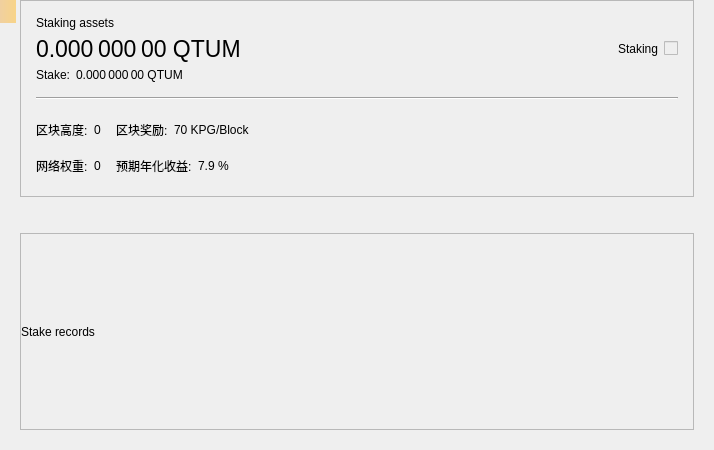
<?xml version="1.0" encoding="UTF-8"?>
<ui version="4.0">
 <class>StakePage</class>
 <widget class="QWidget" name="StakePage">
  <property name="geometry">
   <rect>
    <x>0</x>
    <y>0</y>
    <width>714</width>
    <height>450</height>
   </rect>
  </property>
  <property name="windowTitle">
   <string>Form</string>
  </property>
  <layout class="QVBoxLayout" name="verticalLayout_3">
   <property name="leftMargin">
    <number>20</number>
   </property>
   <property name="topMargin">
    <number>0</number>
   </property>
   <property name="rightMargin">
    <number>20</number>
   </property>
   <property name="bottomMargin">
    <number>20</number>
   </property>
   <item>
    <widget class="QFrame" name="frameStakeInfo">
     <property name="frameShape">
      <enum>QFrame::StyledPanel</enum>
     </property>
     <property name="frameShadow">
      <enum>QFrame::Raised</enum>
     </property>
     <layout class="QVBoxLayout" name="verticalLayout">
      <property name="spacing">
       <number>15</number>
      </property>
      <property name="leftMargin">
       <number>15</number>
      </property>
      <property name="topMargin">
       <number>15</number>
      </property>
      <property name="rightMargin">
       <number>15</number>
      </property>
      <property name="bottomMargin">
       <number>15</number>
      </property>
      <item>
       <layout class="QGridLayout" name="gridLayout_2">
        <property name="spacing">
         <number>6</number>
        </property>
        <item row="1" column="0">
         <widget class="QLabel" name="labelAssets">
          <property name="font">
           <font>
            <pointsize>17</pointsize>
           </font>
          </property>
          <property name="cursor">
           <cursorShape>IBeamCursor</cursorShape>
          </property>
          <property name="toolTip">
           <string>Your current spendable balance</string>
          </property>
          <property name="text">
           <string notr="true">0.000 000 00 QTUM</string>
          </property>
          <property name="alignment">
           <set>Qt::AlignLeading|Qt::AlignLeft|Qt::AlignVCenter</set>
          </property>
          <property name="textInteractionFlags">
           <set>Qt::LinksAccessibleByMouse|Qt::TextSelectableByMouse</set>
          </property>
         </widget>
        </item>
        <item row="0" column="0">
         <widget class="QLabel" name="labelAssetsText">
          <property name="text">
           <string>Staking assets</string>
          </property>
          <property name="alignment">
           <set>Qt::AlignLeading|Qt::AlignLeft|Qt::AlignVCenter</set>
          </property>
         </widget>
        </item>
        <item row="1" column="2">
         <spacer name="horizontalSpacer_2">
          <property name="orientation">
           <enum>Qt::Horizontal</enum>
          </property>
          <property name="sizeHint" stdset="0">
           <size>
            <width>40</width>
            <height>20</height>
           </size>
          </property>
         </spacer>
        </item>
        <item row="4" column="0">
         <layout class="QHBoxLayout" name="horizontalLayout_5">
          <property name="spacing">
           <number>6</number>
          </property>
          <item>
           <widget class="QLabel" name="labelStakeText">
            <property name="sizePolicy">
             <sizepolicy hsizetype="Maximum" vsizetype="Preferred">
              <horstretch>0</horstretch>
              <verstretch>0</verstretch>
             </sizepolicy>
            </property>
            <property name="text">
             <string>Stake:</string>
            </property>
            <property name="alignment">
             <set>Qt::AlignLeading|Qt::AlignLeft|Qt::AlignVCenter</set>
            </property>
           </widget>
          </item>
          <item>
           <widget class="QLabel" name="labelStake">
            <property name="text">
             <string>0.000 000 00 QTUM</string>
            </property>
            <property name="alignment">
             <set>Qt::AlignLeading|Qt::AlignLeft|Qt::AlignVCenter</set>
            </property>
            <property name="textInteractionFlags">
             <set>Qt::LinksAccessibleByMouse|Qt::TextSelectableByMouse</set>
            </property>
           </widget>
          </item>
          <item>
           <spacer name="horizontalSpacer_3">
            <property name="orientation">
             <enum>Qt::Horizontal</enum>
            </property>
            <property name="sizeType">
             <enum>QSizePolicy::Minimum</enum>
            </property>
            <property name="sizeHint" stdset="0">
             <size>
              <width>0</width>
              <height>0</height>
             </size>
            </property>
           </spacer>
          </item>
         </layout>
        </item>
        <item row="1" column="4">
         <widget class="QLabel" name="labelStaking">
          <property name="text">
           <string>Staking</string>
          </property>
         </widget>
        </item>
        <item row="1" column="5">
         <widget class="QSwitchControl" name="checkStake">
          <property name="enabled">
           <bool>false</bool>
          </property>
         </widget>
        </item>
       </layout>
      </item>
      <item>
       <widget class="Line" name="hLine">
        <property name="orientation">
         <enum>Qt::Horizontal</enum>
        </property>
       </widget>
      </item>
      <item>
       <layout class="QGridLayout" name="gridLayout">
        <property name="verticalSpacing">
         <number>6</number>
        </property>
        <item row="0" column="0">
         <layout class="QHBoxLayout" name="horizontalLayout">
          <property name="spacing">
           <number>6</number>
          </property>
          <item>
           <widget class="QLabel" name="labelHeightText">
            <property name="sizePolicy">
             <sizepolicy hsizetype="Maximum" vsizetype="Preferred">
              <horstretch>0</horstretch>
              <verstretch>0</verstretch>
             </sizepolicy>
            </property>
            <property name="text">
             <string>区块高度:</string>
            </property>
            <property name="alignment">
             <set>Qt::AlignLeading|Qt::AlignLeft|Qt::AlignVCenter</set>
            </property>
           </widget>
          </item>
          <item>
           <widget class="QLabel" name="labelHeight">
            <property name="text">
             <string>0</string>
            </property>
            <property name="alignment">
             <set>Qt::AlignLeading|Qt::AlignLeft|Qt::AlignVCenter</set>
            </property>
            <property name="textInteractionFlags">
             <set>Qt::LinksAccessibleByMouse|Qt::TextSelectableByMouse</set>
            </property>
           </widget>
          </item>
          <item>
           <spacer name="horizontalSpacer_4">
            <property name="orientation">
             <enum>Qt::Horizontal</enum>
            </property>
            <property name="sizeType">
             <enum>QSizePolicy::Minimum</enum>
            </property>
            <property name="sizeHint" stdset="0">
             <size>
              <width>0</width>
              <height>0</height>
             </size>
            </property>
           </spacer>
          </item>
         </layout>
        </item>
        <item row="0" column="1">
         <layout class="QHBoxLayout" name="horizontalLayout_3">
          <property name="spacing">
           <number>6</number>
          </property>
          <item>
           <widget class="QLabel" name="labelRewardText">
            <property name="sizePolicy">
             <sizepolicy hsizetype="Maximum" vsizetype="Preferred">
              <horstretch>0</horstretch>
              <verstretch>0</verstretch>
             </sizepolicy>
            </property>
            <property name="text">
             <string>区块奖励:</string>
            </property>
            <property name="alignment">
             <set>Qt::AlignLeading|Qt::AlignLeft|Qt::AlignVCenter</set>
            </property>
           </widget>
          </item>
          <item>
           <widget class="QLabel" name="labelReward">
            <property name="text">
             <string>70 KPG/Block</string>
            </property>
            <property name="alignment">
             <set>Qt::AlignLeading|Qt::AlignLeft|Qt::AlignVCenter</set>
            </property>
            <property name="textInteractionFlags">
             <set>Qt::LinksAccessibleByMouse|Qt::TextSelectableByMouse</set>
            </property>
           </widget>
          </item>
          <item>
           <spacer name="horizontalSpacer_6">
            <property name="orientation">
             <enum>Qt::Horizontal</enum>
            </property>
            <property name="sizeType">
             <enum>QSizePolicy::Minimum</enum>
            </property>
            <property name="sizeHint" stdset="0">
             <size>
              <width>0</width>
              <height>0</height>
             </size>
            </property>
           </spacer>
          </item>
         </layout>
        </item>
        <item row="0" column="2" rowspan="2">
         <spacer name="horizontalSpacer">
          <property name="orientation">
           <enum>Qt::Horizontal</enum>
          </property>
          <property name="sizeHint" stdset="0">
           <size>
            <width>40</width>
            <height>20</height>
           </size>
          </property>
         </spacer>
        </item>
        <item row="1" column="0">
         <layout class="QHBoxLayout" name="horizontalLayout_2">
          <property name="spacing">
           <number>6</number>
          </property>
          <item>
           <widget class="QLabel" name="labelWeightText">
            <property name="sizePolicy">
             <sizepolicy hsizetype="Maximum" vsizetype="Preferred">
              <horstretch>0</horstretch>
              <verstretch>0</verstretch>
             </sizepolicy>
            </property>
            <property name="text">
             <string>网络权重:</string>
            </property>
            <property name="alignment">
             <set>Qt::AlignLeading|Qt::AlignLeft|Qt::AlignVCenter</set>
            </property>
           </widget>
          </item>
          <item>
           <widget class="QLabel" name="labelWeight">
            <property name="text">
             <string>0</string>
            </property>
            <property name="alignment">
             <set>Qt::AlignLeading|Qt::AlignLeft|Qt::AlignVCenter</set>
            </property>
            <property name="textInteractionFlags">
             <set>Qt::LinksAccessibleByMouse|Qt::TextSelectableByMouse</set>
            </property>
           </widget>
          </item>
          <item>
           <spacer name="horizontalSpacer_5">
            <property name="orientation">
             <enum>Qt::Horizontal</enum>
            </property>
            <property name="sizeType">
             <enum>QSizePolicy::Minimum</enum>
            </property>
            <property name="sizeHint" stdset="0">
             <size>
              <width>0</width>
              <height>0</height>
             </size>
            </property>
           </spacer>
          </item>
         </layout>
        </item>
        <item row="1" column="1">
         <layout class="QHBoxLayout" name="horizontalLayout_4">
          <property name="spacing">
           <number>6</number>
          </property>
          <item>
           <widget class="QLabel" name="labelROIText">
            <property name="sizePolicy">
             <sizepolicy hsizetype="Maximum" vsizetype="Preferred">
              <horstretch>0</horstretch>
              <verstretch>0</verstretch>
             </sizepolicy>
            </property>
            <property name="text">
             <string>预期年化收益:</string>
            </property>
            <property name="alignment">
             <set>Qt::AlignLeading|Qt::AlignLeft|Qt::AlignVCenter</set>
            </property>
           </widget>
          </item>
          <item>
           <widget class="QLabel" name="labelROI">
            <property name="text">
             <string>7.9 %</string>
            </property>
            <property name="alignment">
             <set>Qt::AlignLeading|Qt::AlignLeft|Qt::AlignVCenter</set>
            </property>
            <property name="textInteractionFlags">
             <set>Qt::LinksAccessibleByMouse|Qt::TextSelectableByMouse</set>
            </property>
           </widget>
          </item>
          <item>
           <spacer name="horizontalSpacer_7">
            <property name="orientation">
             <enum>Qt::Horizontal</enum>
            </property>
            <property name="sizeType">
             <enum>QSizePolicy::Minimum</enum>
            </property>
            <property name="sizeHint" stdset="0">
             <size>
              <width>0</width>
              <height>0</height>
             </size>
            </property>
           </spacer>
          </item>
         </layout>
        </item>
       </layout>
      </item>
     </layout>
    </widget>
   </item>
   <item>
    <spacer name="verticalSpacer">
     <property name="orientation">
      <enum>Qt::Vertical</enum>
     </property>
     <property name="sizeType">
      <enum>QSizePolicy::Fixed</enum>
     </property>
     <property name="sizeHint" stdset="0">
      <size>
       <width>20</width>
       <height>30</height>
      </size>
     </property>
    </spacer>
   </item>
   <item>
    <widget class="QFrame" name="frameStakeRecords">
     <property name="frameShape">
      <enum>QFrame::StyledPanel</enum>
     </property>
     <property name="frameShadow">
      <enum>QFrame::Raised</enum>
     </property>
     <layout class="QVBoxLayout" name="verticalLayout_2">
      <property name="leftMargin">
       <number>0</number>
      </property>
      <property name="topMargin">
       <number>0</number>
      </property>
      <property name="rightMargin">
       <number>0</number>
      </property>
      <property name="bottomMargin">
       <number>0</number>
      </property>
      <item>
       <widget class="QLabel" name="labelRecordsText">
        <property name="text">
         <string>Stake records</string>
        </property>
       </widget>
      </item>
     </layout>
    </widget>
   </item>
  </layout>
  <widget class="QLabel" name="labelAlerts">
   <property name="geometry">
    <rect>
     <x>0</x>
     <y>0</y>
     <width>16</width>
     <height>23</height>
    </rect>
   </property>
   <property name="visible">
    <bool>false</bool>
   </property>
   <property name="styleSheet">
    <string notr="true">QLabel { background-color: qlineargradient(x1: 0, y1: 0, x2: 1, y2: 0, stop:0 #F0D0A0, stop:1 #F8D488); color:#000000; }</string>
   </property>
   <property name="wordWrap">
    <bool>true</bool>
   </property>
   <property name="margin">
    <number>3</number>
   </property>
   <property name="textInteractionFlags">
    <set>Qt::TextSelectableByMouse</set>
   </property>
  </widget>
 </widget>
 <customwidgets>
  <customwidget>
   <class>QSwitchControl</class>
   <extends>QCheckBox</extends>
   <header>qt/qswitchcontrol.h</header>
  </customwidget>
 </customwidgets>
 <resources/>
 <connections/>
</ui>
